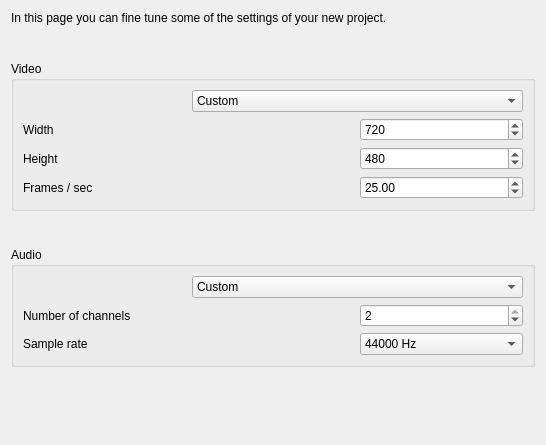
<?xml version="1.0" encoding="UTF-8"?>
<ui version="4.0">
 <class>VideoPage</class>
 <widget class="QWizardPage" name="VideoPage">
  <property name="geometry">
   <rect>
    <x>0</x>
    <y>0</y>
    <width>546</width>
    <height>445</height>
   </rect>
  </property>
  <property name="windowTitle">
   <string>WizardPage</string>
  </property>
  <layout class="QGridLayout" name="gridLayout">
   <item row="0" column="0" colspan="2">
    <widget class="QLabel" name="label">
     <property name="sizePolicy">
      <sizepolicy hsizetype="Preferred" vsizetype="Maximum">
       <horstretch>0</horstretch>
       <verstretch>0</verstretch>
      </sizepolicy>
     </property>
     <property name="text">
      <string>In this page you can fine tune some of the settings of your new project.</string>
     </property>
     <property name="wordWrap">
      <bool>true</bool>
     </property>
    </widget>
   </item>
   <item row="2" column="0" colspan="2">
    <widget class="QGroupBox" name="groupBox">
     <property name="title">
      <string>Video</string>
     </property>
     <layout class="QGridLayout" name="gridLayout_2">
      <item row="1" column="0">
       <widget class="QLabel" name="label_2">
        <property name="text">
         <string>Width</string>
        </property>
       </widget>
      </item>
      <item row="2" column="0">
       <widget class="QLabel" name="label_3">
        <property name="text">
         <string>Height</string>
        </property>
       </widget>
      </item>
      <item row="0" column="1" colspan="2">
       <widget class="QComboBox" name="comboBoxVideoPresets">
        <item>
         <property name="text">
          <string>Custom</string>
         </property>
        </item>
        <item>
         <property name="text">
          <string>SDTV/NTSC (480i)</string>
         </property>
        </item>
        <item>
         <property name="text">
          <string>SDTV/PAL (576i)</string>
         </property>
        </item>
        <item>
         <property name="text">
          <string>EDTV (480p)</string>
         </property>
        </item>
        <item>
         <property name="text">
          <string>EDTV (576p)</string>
         </property>
        </item>
        <item>
         <property name="text">
          <string>HDTV (720p)</string>
         </property>
        </item>
        <item>
         <property name="text">
          <string>HDTV (1080i)</string>
         </property>
        </item>
        <item>
         <property name="text">
          <string>HDTV (1080p)</string>
         </property>
        </item>
       </widget>
      </item>
      <item row="1" column="2">
       <widget class="QSpinBox" name="spinBoxVideoWidth">
        <property name="minimum">
         <number>1</number>
        </property>
        <property name="maximum">
         <number>1920</number>
        </property>
        <property name="value">
         <number>720</number>
        </property>
       </widget>
      </item>
      <item row="2" column="2">
       <widget class="QSpinBox" name="spinBoxVideoHeight">
        <property name="minimum">
         <number>1</number>
        </property>
        <property name="maximum">
         <number>1080</number>
        </property>
        <property name="value">
         <number>480</number>
        </property>
       </widget>
      </item>
      <item row="3" column="0">
       <widget class="QLabel" name="label_5">
        <property name="text">
         <string>Frames / sec</string>
        </property>
       </widget>
      </item>
      <item row="3" column="2">
       <widget class="QDoubleSpinBox" name="doubleSpinBoxVideoFPS">
        <property name="decimals">
         <number>2</number>
        </property>
        <property name="maximum">
         <double>72.000000000000000</double>
        </property>
        <property name="value">
         <double>25.000000000000000</double>
        </property>
       </widget>
      </item>
     </layout>
    </widget>
   </item>
   <item row="4" column="0" colspan="2">
    <widget class="QGroupBox" name="groupBox_2">
     <property name="title">
      <string>Audio</string>
     </property>
     <layout class="QGridLayout" name="gridLayout_3">
      <item row="1" column="0">
       <widget class="QLabel" name="label_6">
        <property name="text">
         <string>Number of channels</string>
        </property>
       </widget>
      </item>
      <item row="1" column="2">
       <widget class="QSpinBox" name="spinBoxAudioChannels">
        <property name="minimum">
         <number>1</number>
        </property>
        <property name="maximum">
         <number>2</number>
        </property>
        <property name="value">
         <number>2</number>
        </property>
       </widget>
      </item>
      <item row="0" column="1" colspan="2">
       <widget class="QComboBox" name="comboBoxAudioPresets">
        <item>
         <property name="text">
          <string>Custom</string>
         </property>
        </item>
        <item>
         <property name="text">
          <string>Stereo</string>
         </property>
        </item>
        <item>
         <property name="text">
          <string>Mono</string>
         </property>
        </item>
       </widget>
      </item>
      <item row="2" column="0">
       <widget class="QLabel" name="label_4">
        <property name="text">
         <string>Sample rate</string>
        </property>
       </widget>
      </item>
      <item row="2" column="2">
       <widget class="QComboBox" name="comboBoxAudioSamplerate">
        <property name="currentIndex">
         <number>1</number>
        </property>
        <item>
         <property name="text">
          <string>48000 Hz</string>
         </property>
        </item>
        <item>
         <property name="text">
          <string>44000 Hz</string>
         </property>
        </item>
        <item>
         <property name="text">
          <string>22000 Hz</string>
         </property>
        </item>
        <item>
         <property name="text">
          <string>11000 Hz</string>
         </property>
        </item>
       </widget>
      </item>
     </layout>
    </widget>
   </item>
   <item row="1" column="0" colspan="2">
    <spacer name="verticalSpacer">
     <property name="orientation">
      <enum>Qt::Vertical</enum>
     </property>
     <property name="sizeType">
      <enum>QSizePolicy::Maximum</enum>
     </property>
     <property name="sizeHint" stdset="0">
      <size>
       <width>20</width>
       <height>30</height>
      </size>
     </property>
    </spacer>
   </item>
   <item row="3" column="0" colspan="2">
    <spacer name="verticalSpacer_2">
     <property name="orientation">
      <enum>Qt::Vertical</enum>
     </property>
     <property name="sizeType">
      <enum>QSizePolicy::Maximum</enum>
     </property>
     <property name="sizeHint" stdset="0">
      <size>
       <width>20</width>
       <height>30</height>
      </size>
     </property>
    </spacer>
   </item>
   <item row="5" column="0" colspan="2">
    <spacer name="verticalSpacer_3">
     <property name="orientation">
      <enum>Qt::Vertical</enum>
     </property>
     <property name="sizeHint" stdset="0">
      <size>
       <width>20</width>
       <height>40</height>
      </size>
     </property>
    </spacer>
   </item>
  </layout>
 </widget>
 <resources/>
 <connections/>
</ui>
